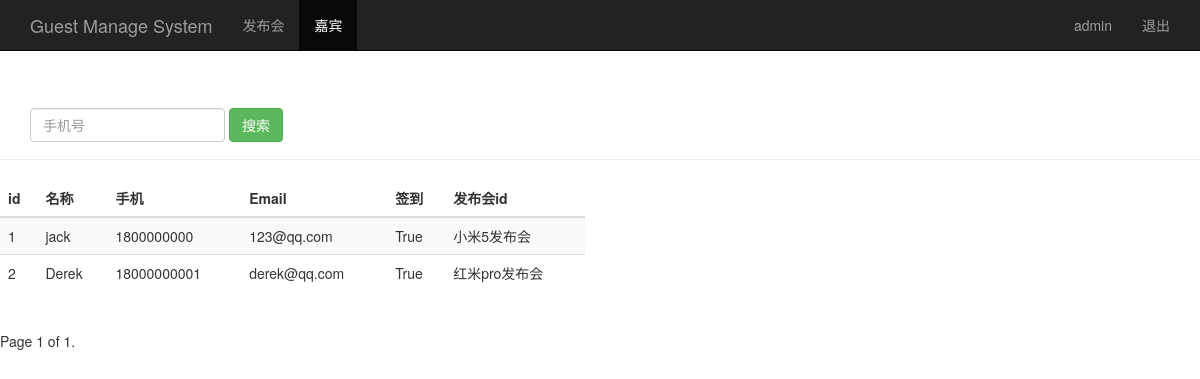
The page /guest_manage/ (signed in) on the database its author committed.
### sign/models.py (models this page shows, shortened)
class Guest(models.Model):
    event = models.ForeignKey('Event',on_delete=models.CASCADE)    # 关联发布会id
    realname = models.CharField(max_length=64)      # 姓名
    phone = models.CharField(max_length=16)         # 手机号
    email = models.EmailField()                     # 邮箱
    sign = models.BooleanField()                    # 签到状态
    create_time = models.DateTimeField(auto_now=True)# 创建时间自动获取当前时间
    class Meta:
        unique_together = ("event","phone")

class Event(models.Model):
    name = models.CharField(max_length=100)       # 发布会标题
    limit = models.IntegerField()                 # 参加人数
    status = models.BooleanField()                # 状态
    address = models.CharField(max_length=200)    # 地址
    start_time = models.DateTimeField('events time')# 发布会时间
    create_time = models.DateTimeField(auto_now=True) # 创建时间自动获取当前时间
    def __str__(self):          # str方法将对象以str方式显示出来
        return self.name

### sign/views.py (the view)
# urls.py: path(r'guest_manage/', views.guest_manage),
@login_required
def guest_manage(request):
    guest_list = Guest.objects.all()
    username = request.session.get('username', '')
    paginator = Paginator(guest_list, 2)
    page = request.GET.get('page')
    try:
        contacts = paginator.page(page)
    except PageNotAnInteger:
        contacts = paginator.page(1)
    except EmptyPage:
        contacts = paginator.page(paginator.num_pages)
    return render(request, "guest_manage.html", {"user": username, "guests": contacts})

### sign/templates/guest_manage.html (shortened to what this page needs)
<!DOCTYPE html>
<html lang="en">
<head>
    {% load bootstrap3 %}
    {% bootstrap_css %}
</head>
<body>
    <nav class="navbar navbar-inverse navbar-fixed-top">
      <div class="container">
        <div class="navbar-header">
          <a class="navbar-brand" href="/guest_manage/">Guest Manage System</a>
        </div>
        <div id="navbar" class="collapse navbar-collapse">
          <ul class="nav navbar-nav">
            <li><a href="/event_manage/">发布会</a></li>
            <li class="active"><a href="#">嘉宾</a></li>
          </ul>
          <ul class="nav navbar-nav navbar-right">
           <li><a href="#">{{user}}</a></li>
           <li><a href="/logout/">退出</a></li>
         </ul>
        </div>
      </div>
    </nav>
      <div class="page-header"  style="padding-top: 60px">
        <div id="navbar" class="navbar-collapse collapse">
          <form class="navbar-form" method="get" action="/search_phone/">
            <div class="form-group">
              <input name="phone" type="text" placeholder="手机号" class="form-control">
            </div>
            <button type="submit" class="btn btn-success">搜索</button>
          </form>
        </div>
      </div>
      <div class="row">
        <div class="col-md-6">
          <table class="table table-striped">
            <thead>
              <tr>
                <th>id</th>
                <th>名称</th>
                <th>手机</th>
                <th>Email</th>
                <th>签到</th>
                <th>发布会id</th>
              </tr>
            </thead>
            <tbody>
              {% for guest in guests %}
                <tr>
                  <td>{{ guest.id }}</td>
                  <td>{{ guest.realname }}</td>
                  <td>{{ guest.phone }}</td>
                  <td>{{ guest.email }}</td>
                  <td>{{ guest.sign }}</td>
                  <td>{{ guest.event }}</td>
                </tr>
             {% endfor %}
            </tbody>
          </table>
        </div>
      </div>
    <div class="pagination">
      <span class="step-links">
          <span class="current">
            Page {{ guests.number }} of {{ guests.paginator.num_pages }}.
          </span>
      </span>
    </div>
</body>
</html>

### rows shown on the page
Guest: id "1", realname "jack", phone "1800000000", email "123@qq.com", sign "True", event "小米5发布会"
Guest: id "2", realname "Derek", phone "18000000001", email "derek@qq.com", sign "True", event "红米pro发布会"

### other values the page prints
{{ user }} "admin"
{{ guests.number }} "1"
{{ guests.paginator.num_pages }} "1"
